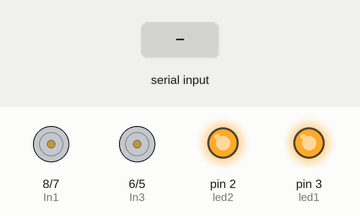
The sketch below on a simulated Arduino Uno, built with avr-gcc and run on an emulated ATmega328P. Parts: motor-driver pin pairs drawn as motors (green arrow = first pin HIGH = forward, orange = second pin HIGH = backward, longer = more drive, scaled by the enable pin), output pins drawn as LEDs (lit = HIGH). Inputs (shaded band) come from the test bench. What the sketch prints to the serial monitor is not drawn.

Above: at 5.2 s.
5.3 s: "Z" received over the second serial link
6.8 s: "A" received over the second serial link
At 7.7 s:
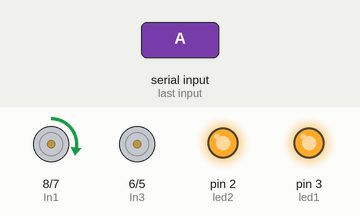
8.3 s: "B" received over the second serial link
At 8.9 s:
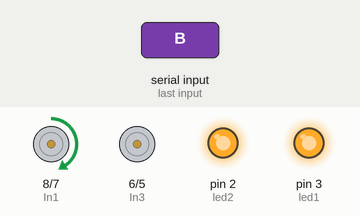
9.8 s: "C" received over the second serial link
At 11.0 s:
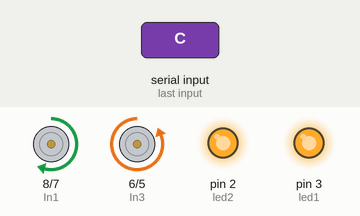
11.3 s: "D" received over the second serial link
At 12.3 s:
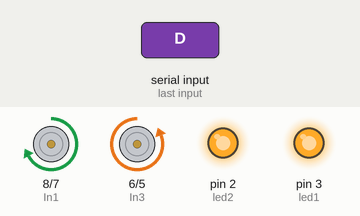
12.8 s: "F" received over the second serial link
At 13.6 s:
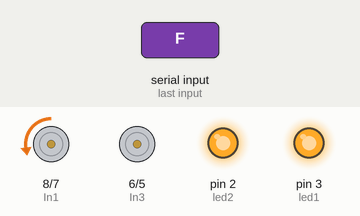
Timing chart, 0 to 15.3 s (numbered marks = the images above; inputs shaded):
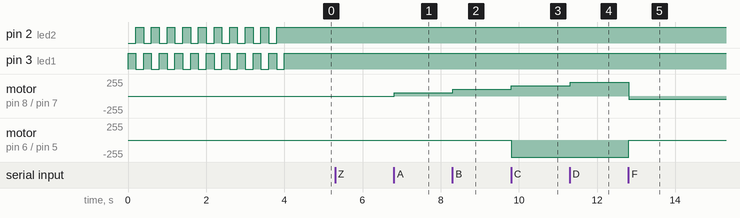

Measured:
- after the input at 6.8 s, motor on pin 8 (In1) / pin 7 (In2): stopped → forward 51/255 at once
- after the input at 8.3 s, motor on pin 8 (In1) / pin 7 (In2): forward 51/255 → forward 102/255 at once
- after the input at 9.8 s, motor on pin 8 (In1) / pin 7 (In2): forward 102/255 → forward 153/255 at once; motor on pin 6 (In3) / pin 5 (In4): stopped → backward 255/255 at once
- after the input at 11.3 s, motor on pin 8 (In1) / pin 7 (In2): forward 153/255 → forward 204/255 at once
- after the input at 12.8 s, motor on pin 8 (In1) / pin 7 (In2): forward 204/255 → backward 51/255 at once; motor on pin 6 (In3) / pin 5 (In4): backward 255/255 → stopped at once

The sketch:

receptor_robot.ino
```cpp
#include <SoftwareSerial.h> // libreria serial
SoftwareSerial BT(10,11);
//ULTIMA VERSION
#define Ena 9
#define In1 8
#define In2 7
#define In3 6
#define In4 5
#define Enb 4
#define led1 3
#define led2 2
char dir;

void setup(){
  Serial.begin(9600);
  BT.begin(115200);
  pinMode(Ena,OUTPUT);
  pinMode(In1,OUTPUT);
  pinMode(In2,OUTPUT);
  pinMode(In3,OUTPUT);
  pinMode(In4,OUTPUT);
  pinMode(Enb,OUTPUT);
  pinMode(led1,OUTPUT);
  pinMode(led2,OUTPUT);
  analogWrite(Ena,0);
  analogWrite(Enb,0);

  for(int i = 0; i < 10; i++){
  digitalWrite(led1, HIGH);
  digitalWrite(led2, LOW);
  delay(200);
  digitalWrite(led1, LOW);
  digitalWrite(led2, HIGH);
  delay(200);
  }
  digitalWrite(led1, HIGH);
  digitalWrite(led2, HIGH);

  while(!Serial){
    ;
  }
}

void loop(){

  if (BT.available()) {   //lee BT y envia data al arduino
    dir = BT.read();

    if (dir == 'Z'){
      Serial.println("Frenar");
      analogWrite(Ena,0);
      digitalWrite(In1, HIGH);
      digitalWrite(In2, LOW);
      analogWrite(Enb,0);
      digitalWrite(In3, LOW);
      digitalWrite(In4, HIGH);
    }

    if (dir >= 'A' && dir <= 'E'){
      Serial.println("Avanzar");
      if(dir == 'A'){
        avanzar(51);
      }
      else if(dir == 'B')
        avanzar(102);
      else if(dir == 'C')
        avanzar(153);
      else if(dir == 'D')
        avanzar(204);
      else
        avanzar(255);
    }

    if (dir >= 'F' && dir <= 'J'){
      Serial.println("Retroceder");
      if(dir == 'F')
        retroceder(51);
      else if(dir == 'G')
        retroceder(102);
      else if(dir == 'H')
        retroceder(153);
      else if(dir == 'I')
        retroceder(204);
      else
        retroceder(255);
    }

    if (dir >= 'K' && dir <= 'O'){
      Serial.println("Derecha");
      if(dir == 'K')
        derecha(51);
      else if(dir == 'L')
        derecha(102);
      else if(dir == 'N')
        derecha(153);
      else if(dir == 'M')
        derecha(204);
      else
        derecha(255);
    }

    if (dir >= 'P' && dir <= 'T'){
      Serial.println("Izquierda");
      if(dir == 'P')
        izquierda(51);
      else if(dir == 'Q')
        izquierda(102);
      else if(dir == 'R')
        izquierda(153);
      else if(dir == 'S')
        izquierda(204);
      else
        izquierda(255);
    }
  }
  Serial.println(dir);
}

void avanzar(int pot){
  analogWrite(Ena, pot);
  digitalWrite(In1, HIGH);
  digitalWrite(In2, LOW);
  analogWrite(Enb, pot);
  digitalWrite(In3, LOW);
  digitalWrite(In4, HIGH);
}

void retroceder(int pot){
  analogWrite(Ena, pot);
  digitalWrite(In1, LOW);
  digitalWrite(In2, HIGH);
  analogWrite(Enb, pot);
  digitalWrite(In3, HIGH);
  digitalWrite(In4, LOW);
}

void derecha(int pot){
  analogWrite(Ena, pot);
  digitalWrite(In1, HIGH);
  digitalWrite(In2, LOW);
  analogWrite(Enb, pot);
  digitalWrite(In3, HIGH);
  digitalWrite(In4, LOW);
}

void izquierda(int pot){
  analogWrite(Ena, pot);
  digitalWrite(In1, LOW);
  digitalWrite(In2, HIGH);
  analogWrite(Enb, pot);
  digitalWrite(In3, LOW);
  digitalWrite(In4, HIGH);
}
```
